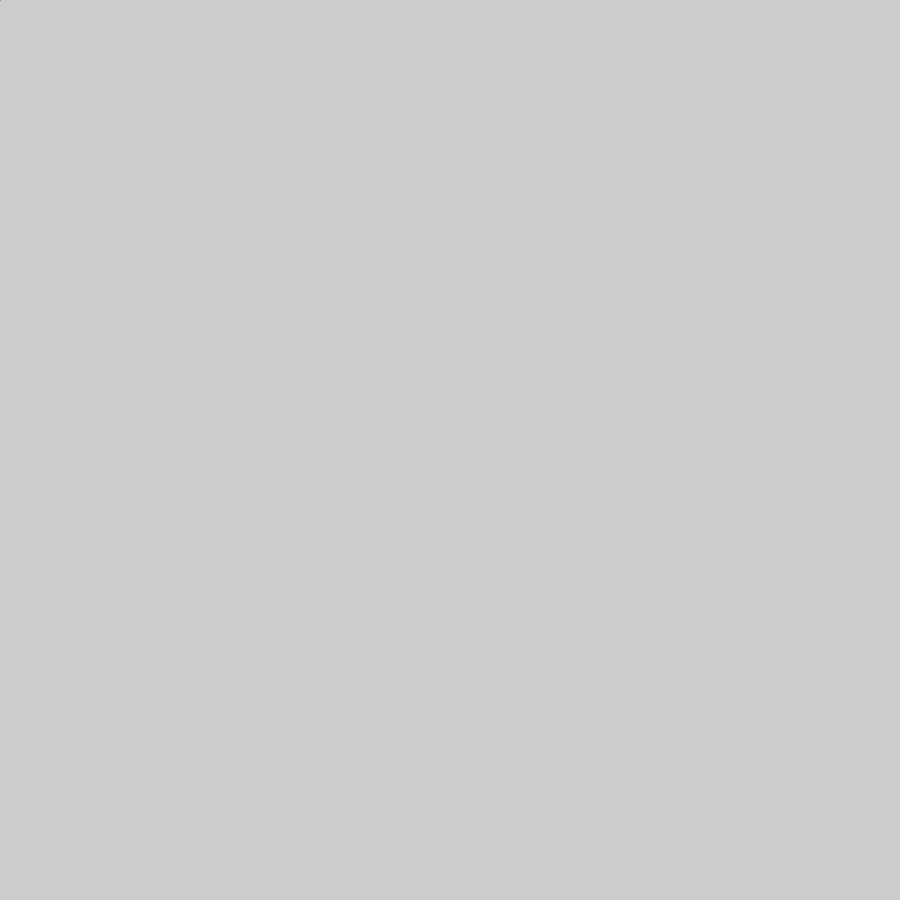
Frame 1 (no input)
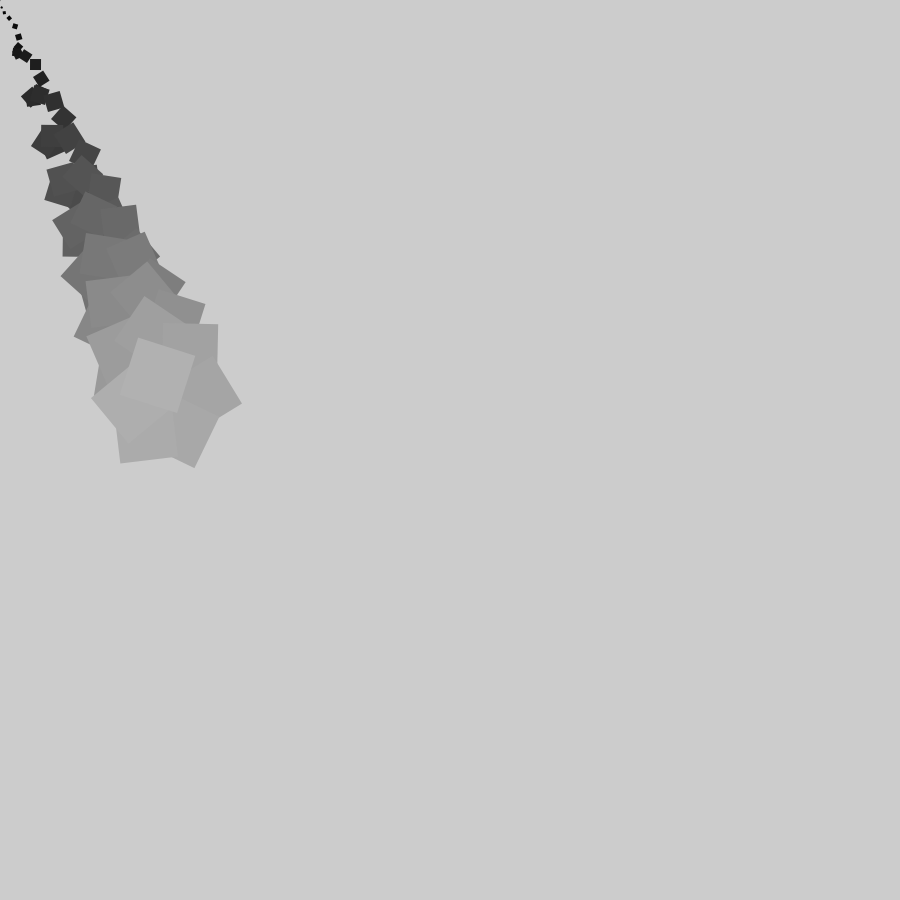
Frame 60 (the mouse pressed at the canvas centre just before this capture)
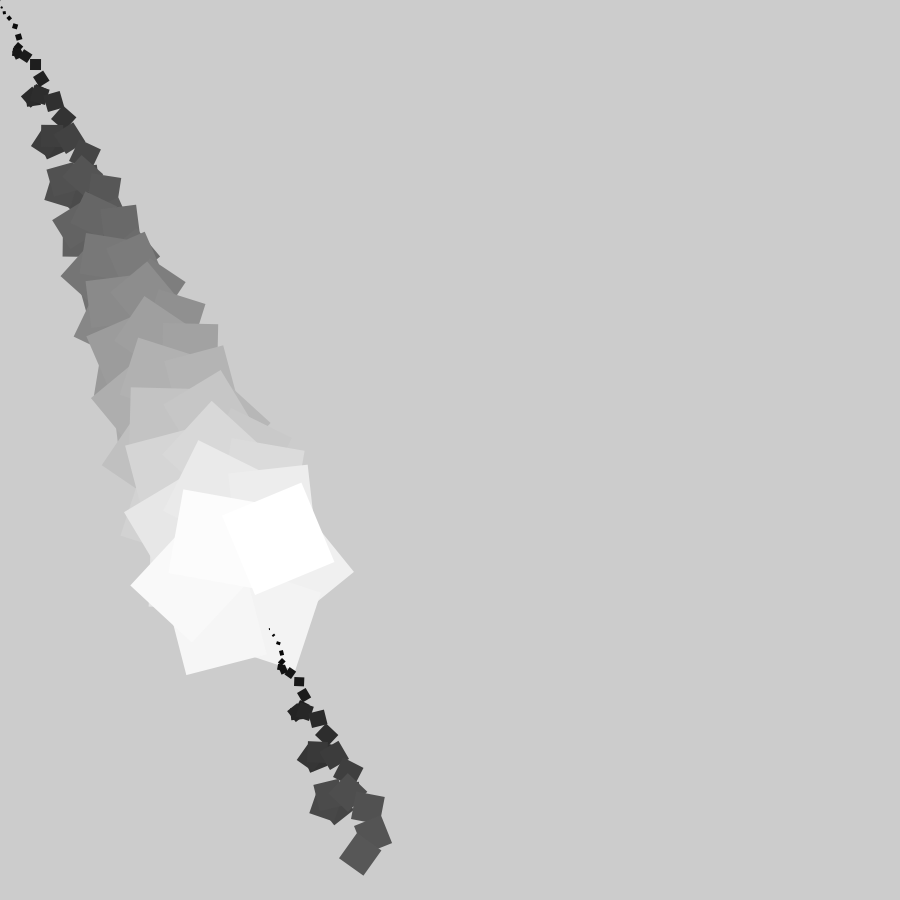
Frame 120 (the mouse held since frame 60 and released just before this capture)

The Processing sketch that drew these frames (run headless with seeded random() and noise(); from frame 60 on, the mouse is pressed at the canvas centre):

// Processing sketch: processing_154519
// ── processing_154519.pde

/*
   this code from a tweet from @fun_pro
   https://twitter.com/fun_pro/status/485878013452894208
*/

int i;

void setup() {  //setup function called initially, only once
  size(900, 900);
  noStroke();
}

void draw() {  //draw function loops 
  translate(i*3%910,i*7%900);
  fill(i%90*3);
  rotate(++i);
  rect(0,0,i%90,i%89);
}
